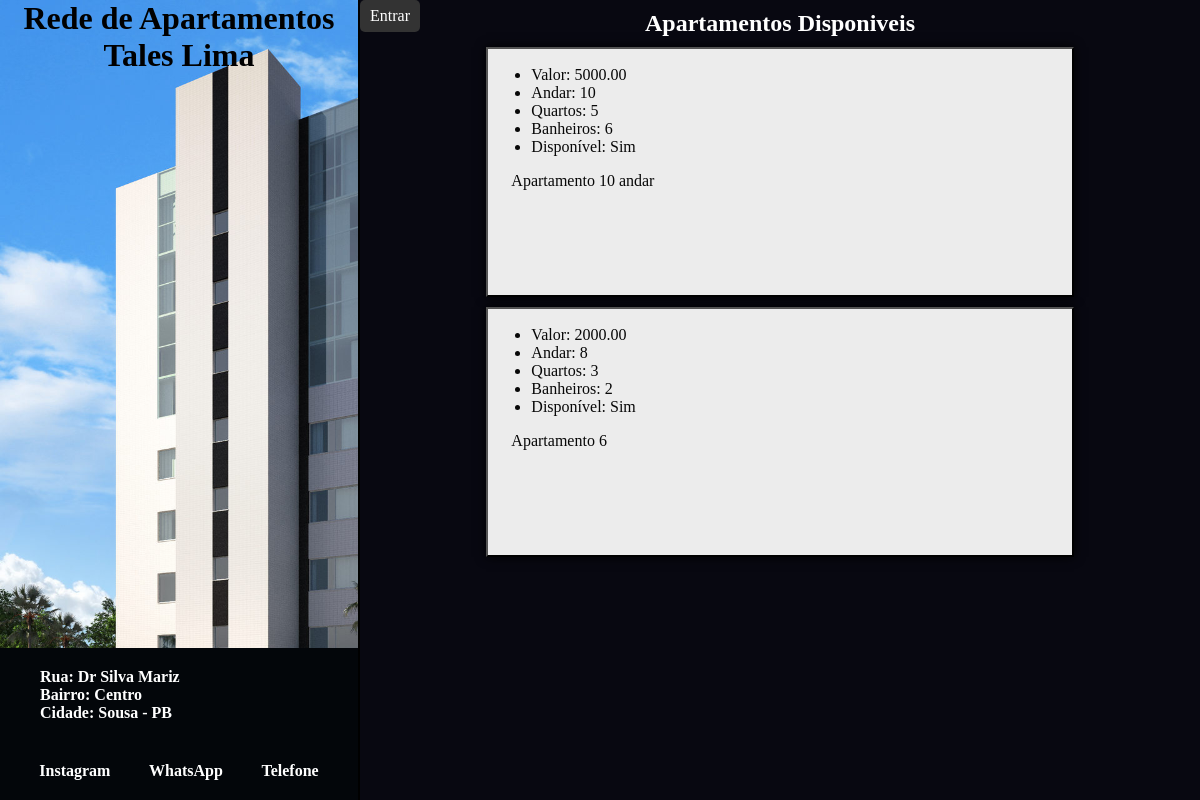
The page /home on the database its author committed.
### main/models.py (models this page shows, shortened)
class Apartamento(models.Model):
    id = models.AutoField(primary_key=True)
    valor = models.DecimalField(max_digits = 10,decimal_places = 2)
    qtdQuartos = models.IntegerField
    tamM3 = models.IntegerField()
    andar = models.IntegerField()
    numero = models.IntegerField()
    residente = models.ForeignKey(Inquilino, on_delete = models.CASCADE, null=True, blank=True)
    qtdQuartos = models.IntegerField()
    qtdBanheiros = models.IntegerField()
    descricao = models.CharField(max_length=255)
    disponivel = models.BooleanField(default=True)

### main/views.py (the view)
# urls.py: path('home', home, name='url_home'),
def home(request):
    var = {}
    var ['apartamentos'] = Apartamento.objects.all()
    return render(request, 'inicio.html', var)

### main/templates/inicio.html (shortened to what this page needs)
<!DOCTYPE html>
<html lang="en">
<head>
    <link rel="stylesheet" href="/static/css/inicio.css">
</head>
<body>
    <header>
        <h1 #="header-title">Rede de Apartamentos  Tales Lima</h1>
        <footer>
            <section class="endereco" >
                <a href="" class="link">Rua: Dr Silva Mariz</a>
                <a href="" class="link">Bairro: Centro</a>
                <a href="" class="link">Cidade: Sousa - PB</a>
            </section>
            <section class="contato" >
                <a href="" class="link">Instagram</a>
                <a href="" class="link">WhatsApp</a>
                <a href="" class="link">Telefone</a>
            </section>
        </footer>
    </header>
    <main>
        <a href="{% url 'url_HomeFunc' %}" id="logar">Entrar</a>
        <section id="main-container">
            <h2 class="main-container-title">Apartamentos Disponiveis</h2>
                {% for apartamento in apartamentos %}
                {% if apartamento.disponivel == True %}
                <div class="ap">
                    <div class="detalhes">
                        <ul>
                            <li><span>Valor: </span> {{apartamento.valor}}</li>
                            <li><span>Andar: </span> {{apartamento.andar}}</li>
                            <li><span>Quartos: </span> {{apartamento.qtdQuartos}}</li>
                            <li><span>Banheiros: </span> {{apartamento.qtdBanheiros}}</li>
                            <li><span>Disponível: Sim</span></li>
                        </ul>
                        <p>
                            {{apartamento.descricao}}
                        </p>
                    </div>
                </div>
                {% endif %}
                {% endfor %}
        </section>
    </main>
</body>
</html>

### main/static/css/inicio.css (style rules this page uses)
* { margin: 0; padding: 0; box-sizing: border-box; }
html { height: 100vh; width: 100vw; }
body { height: 100%; width: 100%; display: flex; justify-content: space-between; }
header { height: 100%; width: 30%; background: url('/static/img/predio.jpg'); background-size: cover; text-align: center; border-right: 2px outset rgb(31, 30, 30); position: relative; }
.contato { width: 100%; color: white; padding: 20px; background: rgb(3, 6, 10); display: flex; justify-content: space-around; }
.endereco { width: 100%; color: white; padding: 20px; background: rgb(3, 6, 10); display: flex; flex-direction: column; justify-content: space-around; align-items: flex-start; padding-left: 40px; }
.link { text-decoration: none; color: white; font-weight: bolder; }
footer { position: absolute; bottom: 0; width: 100%; display: flex; flex-direction: column; align-items: center; justify-content: center; }
main { height: 100%; width: 70%; background: rgb(248, 248, 248); background: rgb(8, 8, 17); color: black; font-family: Cambria, Cochin, Georgia, Times, 'Times New Roman', serif; }
#main-container { width: 100%; height: 100%; overflow-x: hidden; overflow-y: scroll; display: inline-block; }
.main-container-title { margin: 10px; text-align: center; color: rgb(255, 255, 255); font-family: Georgia, 'Times New Roman', Times, serif; }
.ap { display: flex; justify-content: space-between; align-items: center; height: 250px; width: 70%; margin: 10px auto; border: 2px outset rgb(0, 0, 0); box-shadow: 0 0 10px black; font-family: Georgia, 'Times New Roman', Times, serif; background: rgb(236, 236, 236); }
.ap > .detalhes { width: 40%; height: 100%; display: flex; flex-direction: column; align-items: center; color: rgb(8, 8, 8); }
.detalhes > ul { width: 80%; height: 50%; display: flex; flex-direction: column; flex-wrap: wrap; align-items: flex-start; justify-content: center; padding-left: 20px; }
.detalhes > p { display: inline-block; text-align: justify; height: 50%; width: 80%; }
#logar { position: absolute; top: 0; right: 20; padding: 7px; background: #333; color: white; border-radius: 5px; text-align: center; width: 60px; text-decoration: none; }

### rows shown on the page
Apartamento: valor "5000.00", andar "10", qtdQuartos "5", qtdBanheiros "6", descricao "Apartamento 10 andar"
Apartamento: valor "2000.00", andar "8", qtdQuartos "3", qtdBanheiros "2", descricao "Apartamento 6"
